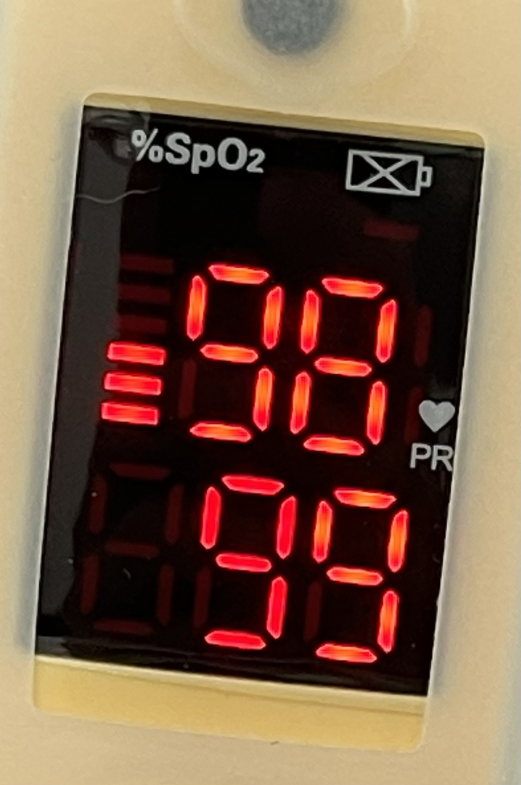
#> input picture example/oxy4.jpg, 1042 x 1570 px (shown at 1/2 size)
$ python oxi.py
#> lines starting #> are read from the running program, lines starting #| are printed output that depends on the picture; after the words box and inside, x2 and y2 are one past the last pixel; in counts of white or black regions, pixels touching at a corner belong together

from imutils.perspective import four_point_transform
from imutils import contours
import imutils
import cv2

DIGITS_LOOKUP = {
	(1, 1, 1, 0, 1, 1, 1): 0,
	(0, 0, 1, 0, 0, 1, 0): 1,
	(1, 0, 1, 1, 1, 1, 0): 2,
	(1, 0, 1, 1, 0, 1, 1): 3,
	(0, 1, 1, 1, 0, 1, 0): 4,
	(1, 1, 0, 1, 0, 1, 1): 5,
	(1, 1, 0, 1, 1, 1, 1): 6,
	(1, 0, 1, 0, 0, 1, 0): 7,
	(1, 1, 1, 1, 1, 1, 1): 8,
	(1, 1, 1, 1, 0, 1, 1): 9
}


import numpy as np

image = cv2.imread("oxy4.jpg") # 7,10,11
#> image is the input picture: shape (1570, 1042, 3); mean B, G, R 70.9, 91.6, 120.2
# pre-process the image by resizing it, converting it to
# graycale, blurring it, and computing an edge map
image = imutils.resize(image, height=500,width =200)
#> image: shape (301, 200, 3)
print(image.shape)
#| (301, 200, 3)

image_cvt = image.copy()

hsv = cv2.cvtColor(image_cvt, cv2.COLOR_BGR2HSV)
#> hsv: shape (301, 200, 3); mean H, S, V 25.2, 139.1, 120.3
lb = np.array([10, 50, 50])
ub = np.array([40, 250, 250])
mask = cv2.inRange(hsv, lb, ub)
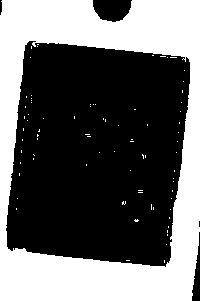
#> mask: shape (301, 200); 40.6% white; 79 white regions (78 under 20 px), largest, box (x1, y1, x2, y2) and area: (0, 0, 200, 301) 24232
image_cvt = cv2.bitwise_and(image_cvt, image_cvt, mask=mask)

gray = cv2.cvtColor(image, cv2.COLOR_BGR2GRAY)
gray_cvt = cv2.cvtColor(image_cvt, cv2.COLOR_BGR2GRAY)
blurred = cv2.GaussianBlur(gray_cvt, (5, 5), 0)
edged = cv2.Canny(blurred, 150, 150, 255) #220 220
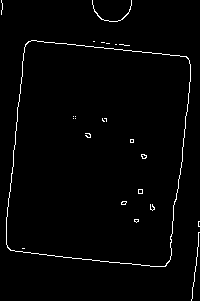
#> edged: shape (301, 200); 1.8% white in thin lines or dots


cnts = cv2.findContours(edged.copy(), cv2.RETR_EXTERNAL,
	cv2.CHAIN_APPROX_SIMPLE)
#> cnts = 10 contours, 9 with area under 20; largest, box (x1, y1, x2, y2) and area: (6, 40, 191, 267) 35283
cnts = imutils.grab_contours(cnts)
cnts = sorted(cnts, key=cv2.contourArea, reverse=True)

displayCnt = None
# loop over the contours
for c in cnts:
	# approximate the contour
	peri = cv2.arcLength(c, True)
	approx = cv2.approxPolyDP(c, 0.02 * peri, True)
	# if the contour has four vertices, then we have found
	# the thermostat display
	if len(approx) == 4:
		displayCnt = approx
		break
#> this loop made 1 pass
#> (peri, displayCnt) on pass 1: (770.1, [[28, 41], [7, 247], [165, 266], [188, 58]])
print('len:',len(displayCnt))
#| len: 4


warped = four_point_transform(gray, displayCnt.reshape(4, 2))
output = four_point_transform(image, displayCnt.reshape(4, 2))


# threshold the warped image, then apply a series of morphological
# operations to cleanup the thresholded image
import numpy as np
thresh = cv2.threshold(warped, 100, 250,
	cv2.THRESH_BINARY | cv2.THRESH_OTSU)[1]
#> thresh: shape (209, 160); values 0 (black) and 250 (white), 18.2% white; 36 white regions (2 under 20 px), largest, box (x1, y1, x2, y2) and area: (0, 0, 7, 209) 1007, (142, 0, 160, 209) 566, (23, 5, 68, 20) 338
# [7 lines of commented-out code are left out]

kernel = cv2.getStructuringElement(cv2.MORPH_RECT, ksize=(1, 2 * 4))
thresh = cv2.dilate(thresh, kernel)
#> thresh: shape (209, 160); values 0 (black) and 250 (white), 30.3% white; 10 white regions, largest, box (x1, y1, x2, y2) and area: (95, 51, 131, 125) 1633, (52, 51, 87, 125) 1408, (108, 130, 144, 204) 1406
thresh2 = thresh.copy()


y,x = thresh.shape
#> y = 209; x = 160

yy_0 = int(y//5)
#> yy_0 = 41
yy = int(y//1.6)
#> yy = 130
xx_0 = int(y//5)
#> xx_0 = 41
xx = int(y//1.6)
#> xx = 130

thresh = thresh[yy_0:yy,xx_0:xx]
#> thresh: shape (89, 89); values 0 (black) and 250 (white), 39.8% white; 3 white regions, box (x1, y1, x2, y2) and area: (54, 10, 89, 84) 1601, (11, 10, 46, 84) 1408, (0, 44, 4, 81) 146


yy_0_2 = int(y//1.7)
#> yy_0_2 = 122
xx_0_2 = int(y//5)
#> xx_0_2 = 41
xx_2 = int(y//1.4)
#> xx_2 = 149

thresh2 = thresh2[yy_0_2:,xx_0_2:xx_2]
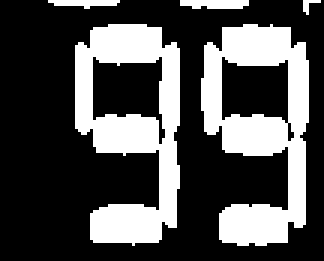
#> thresh2: shape (87, 108) (shown 3 times larger); values 0 (black) and 250 (white), 31% white; 5 white regions (1 under 20 px)


# find contours in the thresholded image, then initialize the
# digit contours lists
cnts = cv2.findContours(thresh.copy(), cv2.RETR_EXTERNAL,
	cv2.CHAIN_APPROX_SIMPLE)
#> cnts = 3 contours; box (x1, y1, x2, y2) and area: (54, 10, 89, 84) 2302, (11, 10, 46, 84) 1225, (0, 44, 4, 81) 107
cnts = imutils.grab_contours(cnts)
print(len(cnts))
#| 3
digitCnts = []
# loop over the digit area candidates
for c in cnts:
	# compute the bounding box of the contour
	(x, y, w, h) = cv2.boundingRect(c)
	# if the contour is sufficiently large, it must be a digit
	# print('w',w)
	# print('h',h)
	if w >= 10 and (h >= 5 and h <= 150):
		digitCnts.append(c)
#> this loop made 3 passes
#> (x, y, w, h) on passes 1 to 3: (0, 44, 4, 37), (54, 10, 35, 74), (11, 10, 35, 74)
#> after the loop, digitCnts = 2 contours; box (x1, y1, x2, y2) and area: (54, 10, 89, 84) 2302, (11, 10, 46, 84) 1225
print(len(digitCnts))
#| 2


# sort the contours from left-to-right, then initialize the
# actual digits themselves
digitCnts = contours.sort_contours(digitCnts,
	method="left-to-right")[0]
digits = []


# loop over each of the digits
for c in digitCnts:
	# extract the digit ROI
	(x, y, w, h) = cv2.boundingRect(c)
	roi = thresh[y:y + h, x:x + w]


	# compute the width and height of each of the 7 segments
	# we are going to examine
	(roiH, roiW) = roi.shape
	(dW, dH) = (int(roiW * 0.25), int(roiH * 0.15))
	dHC = int(roiH * 0.05)
	# define the set of 7 segments
	segments = [
		((0, 0), (w, dH)),	# top
		((0, 0), (dW, h // 2)),	# top-left
		((w - dW, 0), (w, h // 2)),	# top-right
		((0, (h // 2) - dHC) , (w, (h // 2) + dHC)), # center
		((0, h // 2), (dW, h)),	# bottom-left
		((w - dW, h // 2), (w, h)),	# bottom-right
		((0, h - dH), (w, h))	# bottom
	]
	on = [0] * len(segments)

		# loop over the segments
	for (i, ((xA, yA), (xB, yB))) in enumerate(segments):
		# extract the segment ROI, count the total number of
		# thresholded pixels in the segment, and then compute
		# the area of the segment
		segROI = roi[yA:yB, xA:xB]
		total = cv2.countNonZero(segROI)
		area = (xB - xA) * (yB - yA)
		# if the total number of non-zero pixels is greater than
		# 50% of the area, mark the segment as "on"
		if total / float(area) > 0.5:
			on[i]= 1
	# lookup the digit and draw it on the image
	digit = DIGITS_LOOKUP[tuple(on)]
	digits.append(digit)
	cv2.rectangle(output, (x+xx_0, y+yy_0), (x + xx, y + yy), (0, 255, 0), 1)
	cv2.putText(output, str(digit), (x - 10, y - 10),
	cv2.FONT_HERSHEY_SIMPLEX, 0.65, (0, 255, 0), 2)
#> this loop made 2 passes
#> (x, y, w, h, roiH, roiW, dW, dH) on passes 1 to 2: (11, 10, 35, 74, 74, 35, 8, 11), (54, 10, 35, 74, 74, 35, 8, 11)
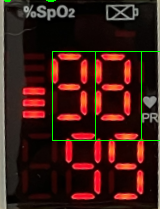
#> output: shape (209, 160, 3); mean B, G, R 21.5, 28.3, 59.8
#> after the loop, digits = [9, 8]


number = "{}{}".format(*digits)
#> number = '98'

cv2.putText(image, "Oxygen :"+str(number), (10, 20),
	cv2.FONT_HERSHEY_SIMPLEX, 0.65, (255, 255, 0), 2)
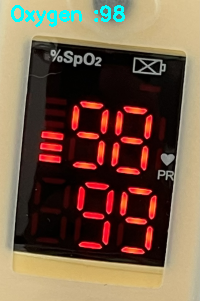
#> image: shape (301, 200, 3); mean B, G, R 72.5, 92.8, 117.7
print(number)
#| 98


# find contours in the thresholded image, then initialize the
# digit contours lists
cnts = cv2.findContours(thresh2.copy(), cv2.RETR_EXTERNAL,
	cv2.CHAIN_APPROX_SIMPLE)
#> cnts = 5 contours, 1 with area under 20; largest, box (x1, y1, x2, y2) and area: (25, 8, 60, 82) 1678, (67, 8, 103, 82) 1668, (60, 0, 83, 3) 37, (16, 0, 40, 3) 23
cnts = imutils.grab_contours(cnts)
print(len(cnts))
#| 5
digitCnts = []
# loop over the digit area candidates
for c in cnts:
	# compute the bounding box of the contour
	(x, y, w, h) = cv2.boundingRect(c)
	# if the contour is sufficiently large, it must be a digit
	# print('w',w)
	# print('h',h)
	if w >= 10 and (h >= 10 and h <= 130):
		digitCnts.append(c)
#> this loop made 5 passes
#> (x, y, w, h) on passes 1 to 5: (67, 8, 36, 74), (25, 8, 35, 74), (101, 0, 6, 5), (60, 0, 23, 3), (16, 0, 24, 3)
#> after the loop, digitCnts = 2 contours; box (x1, y1, x2, y2) and area: (25, 8, 60, 82) 1678, (67, 8, 103, 82) 1668


# sort the contours from left-to-right, then initialize the
# actual digits themselves
digitCnts = contours.sort_contours(digitCnts,
	method="left-to-right")[0]
digits = []


# loop over each of the digits
for c in digitCnts:
	# extract the digit ROI
	(x, y, w, h) = cv2.boundingRect(c)
	roi = thresh2[y:y + h, x:x + w]


	# compute the width and height of each of the 7 segments
	# we are going to examine
	(roiH, roiW) = roi.shape
	(dW, dH) = (int(roiW * 0.25), int(roiH * 0.15))
	dHC = int(roiH * 0.05)
	# define the set of 7 segments
	segments = [
		((0, 0), (w, dH)),	# top
		((0, 0), (dW, h // 2)),	# top-left
		((w - dW, 0), (w, h // 2)),	# top-right
		((0, (h // 2) - dHC) , (w, (h // 2) + dHC)), # center
		((0, h // 2), (dW, h)),	# bottom-left
		((w - dW, h // 2), (w, h)),	# bottom-right
		((0, h - dH), (w, h))	# bottom
	]
	on = [0] * len(segments)

		# loop over the segments
	for (i, ((xA, yA), (xB, yB))) in enumerate(segments):
		# extract the segment ROI, count the total number of
		# thresholded pixels in the segment, and then compute
		# the area of the segment
		segROI = roi[yA:yB, xA:xB]
		total = cv2.countNonZero(segROI)
		area = (xB - xA) * (yB - yA)
		# if the total number of non-zero pixels is greater than
		# 50% of the area, mark the segment as "on"
		if total / float(area) > 0.5:
			on[i]= 1
	# lookup the digit and draw it on the image
	digit = DIGITS_LOOKUP[tuple(on)]
	digits.append(digit)
	cv2.rectangle(output, (x, y), (x + w, y + h), (0, 255, 0), 1)
	cv2.putText(output, str(digit), (x - 10, y - 10),
	cv2.FONT_HERSHEY_SIMPLEX, 0.65, (0, 255, 0), 2)
#> this loop made 2 passes
#> (x, y, w, h, roiH, roiW, dW, dH) on passes 1 to 2: (25, 8, 35, 74, 74, 35, 8, 11), (67, 8, 36, 74, 74, 36, 9, 11)
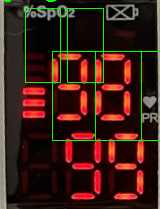
#> output: shape (209, 160, 3); 1.29% of pixels changed, all inside (x1, y1, x2, y2) = (25, 8, 104, 83)
#> after the loop, digits = [9, 9]


number = "{}{}".format(*digits)
#> number = '99'

cv2.putText(image, "pluse :"+str(number), (10, 50),
	cv2.FONT_HERSHEY_SIMPLEX, 0.65, (255, 255, 0), 2)
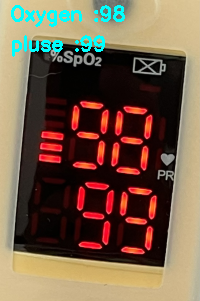
#> image: shape (301, 200, 3); 1.1% of pixels changed, all inside (x1, y1, x2, y2) = (12, 35, 105, 57)
print(number)
#| 99


cv2.imshow("Input", image)
#cv2.imshow("Output", output)
cv2.waitKey(0)
cv2.destroyAllWindows()

$ run again, with example/oxy2.jpg copied over example/oxy4.jpg
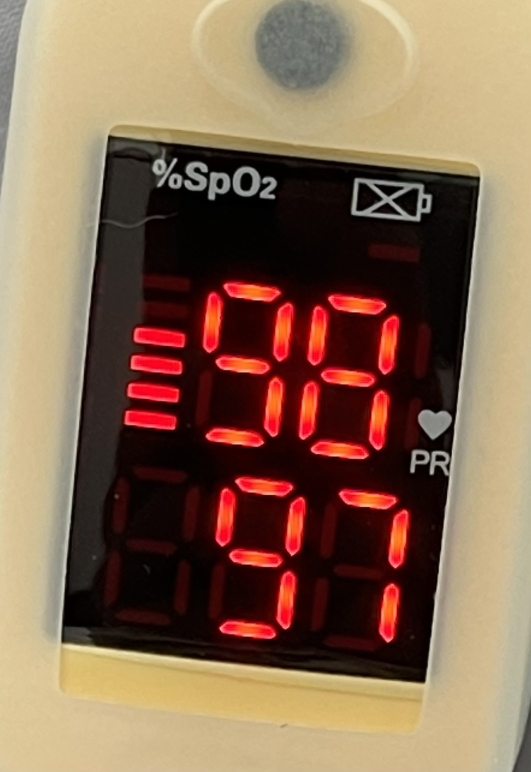
#> input picture example/oxy2.jpg, 1062 x 1544 px (shown at 1/2 size)
#> image is the input picture: shape (1544, 1062, 3); mean B, G, R 82.3, 105.5, 134.3
#| (290, 200, 3)
#> hsv: shape (290, 200, 3); mean H, S, V 22.8, 129.7, 134.4
#> mask: shape (290, 200); 45.4% white; 61 white regions (60 under 20 px), largest, box (x1, y1, x2, y2) and area: (0, 0, 200, 290) 26193
#> edged: shape (290, 200); 2.1% white in thin lines or dots
#> `cnts = cv2.findContours(edged.copy(), cv2.RETR_EXTERNAL, cv2.CHAIN_APP..`: cnts = 9 contours, 7 with area under 20; largest, box (x1, y1, x2, y2) and area: (15, 50, 186, 257) 29058, (95, 0, 132, 35) 30
#> the loop `for c in cnts:` made 1 pass
#> (peri, displayCnt) on pass 1: (701.3, [[38, 51], [17, 239], [161, 255], [183, 68]])
#| len: 4
#> thresh2: shape (78, 98); values 0 (black) and 250 (white), 25.4% white; 5 white regions (1 under 20 px)
#> `cnts = cv2.findContours(thresh.copy(), cv2.RETR_EXTERNAL, cv2.CHAIN_AP..`: cnts = 5 contours, 2 with area under 20; largest, box (x1, y1, x2, y2) and area: (48, 8, 81, 76) 1966, (9, 8, 42, 76) 1466, (0, 29, 3, 73) 60
#| 5
#> the loop `for c in cnts:` made 5 passes
#> (x, y, w, h) on passes 3 to 5: (0, 29, 3, 44), (48, 8, 33, 68), (9, 8, 33, 68)
#> after the loop `for c in cnts:`: digitCnts = 2 contours; box (x1, y1, x2, y2) and area: (48, 8, 81, 76) 1966, (9, 8, 42, 76) 1466
#| 2
#> the loop `for c in digitCnts:` made 2 passes
#> (x, y, w, h, roiH, roiW, dW, dH) on passes 1 to 2: (9, 8, 33, 68, 68, 33, 8, 10), (48, 8, 33, 68, 68, 33, 8, 10)
#> after the loop `for c in digitCnts:`: digits = [9, 8]
#> `number = "{}{}".format(*digits)`: number = '98'
#| 98
#> `cnts = cv2.findContours(thresh2.copy(), cv2.RETR_EXTERNAL, cv2.CHAIN_A..`: cnts = 5 contours, 3 with area under 20; largest, box (x1, y1, x2, y2) and area: (22, 6, 54, 73) 1438, (66, 7, 93, 69) 518
#| 5
#> the loop `for c in cnts:` made 5 passes
#> (x, y, w, h) on passes 1, 2, 3, 5: (66, 7, 27, 62), (22, 6, 32, 67), (91, 0, 6, 5), (14, 0, 21, 2)
#> after the loop `for c in cnts:`: digitCnts = 2 contours; box (x1, y1, x2, y2) and area: (22, 6, 54, 73) 1438, (66, 7, 93, 69) 518
#> the loop `for c in digitCnts:` made 2 passes
#> (x, y, w, h, roiH, roiW, dW, dH) on passes 1 to 2: (22, 6, 32, 67, 67, 32, 8, 10), (66, 7, 27, 62, 62, 27, 6, 9)
#> after the loop `for c in digitCnts:`:
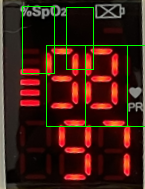
#> output: shape (189, 145, 3); mean B, G, R 20.6, 31.4, 62.6
#> after the loop `for c in digitCnts:`: digits = [9, 7]
#> `number = "{}{}".format(*digits)`: number = '97'
#> `cv2.putText(image, "pluse :"+str(number), (10, 50), cv2.FONT_HERSHEY_S..`:
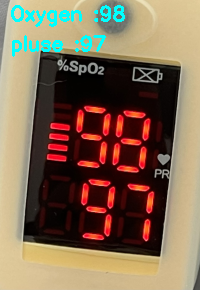
#> image: shape (290, 200, 3); mean B, G, R 85.3, 107.5, 129.6
#| 97
